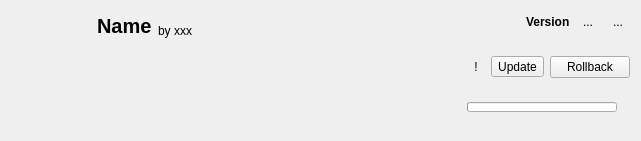
<?xml version="1.0" encoding="UTF-8"?>
<ui version="4.0">
 <class>LocalModItemWidget</class>
 <widget class="QWidget" name="LocalModItemWidget">
  <property name="geometry">
   <rect>
    <x>0</x>
    <y>0</y>
    <width>641</width>
    <height>141</height>
   </rect>
  </property>
  <property name="windowTitle">
   <string>Form</string>
  </property>
  <layout class="QGridLayout" name="gridLayout">
   <item row="0" column="1" rowspan="2">
    <layout class="QHBoxLayout" name="horizontalLayout_3">
     <item>
      <widget class="QLabel" name="modName">
       <property name="sizePolicy">
        <sizepolicy hsizetype="Minimum" vsizetype="Minimum">
         <horstretch>0</horstretch>
         <verstretch>0</verstretch>
        </sizepolicy>
       </property>
       <property name="font">
        <font>
         <pointsize>15</pointsize>
         <weight>75</weight>
         <bold>true</bold>
        </font>
       </property>
       <property name="text">
        <string>Name</string>
       </property>
       <property name="alignment">
        <set>Qt::AlignBottom|Qt::AlignLeading|Qt::AlignLeft</set>
       </property>
      </widget>
     </item>
     <item>
      <widget class="QLabel" name="modAuthors">
       <property name="sizePolicy">
        <sizepolicy hsizetype="Expanding" vsizetype="Preferred">
         <horstretch>0</horstretch>
         <verstretch>0</verstretch>
        </sizepolicy>
       </property>
       <property name="font">
        <font>
         <pointsize>9</pointsize>
        </font>
       </property>
       <property name="text">
        <string>by xxx</string>
       </property>
       <property name="alignment">
        <set>Qt::AlignBottom|Qt::AlignLeading|Qt::AlignLeft</set>
       </property>
      </widget>
     </item>
    </layout>
   </item>
   <item row="1" column="4" rowspan="2">
    <layout class="QVBoxLayout" name="verticalLayout">
     <item>
      <layout class="QHBoxLayout" name="horizontalLayout">
       <item>
        <widget class="QToolButton" name="warningButton">
         <property name="text">
          <string>!</string>
         </property>
         <property name="icon">
          <iconset theme="emblem-warning"/>
         </property>
         <property name="autoRaise">
          <bool>true</bool>
         </property>
        </widget>
       </item>
       <item>
        <widget class="QToolButton" name="updateButton">
         <property name="enabled">
          <bool>true</bool>
         </property>
         <property name="text">
          <string>Update</string>
         </property>
         <property name="icon">
          <iconset theme="update-none">
           <normaloff>.</normaloff>.</iconset>
         </property>
         <property name="toolButtonStyle">
          <enum>Qt::ToolButtonTextBesideIcon</enum>
         </property>
        </widget>
       </item>
       <item>
        <widget class="QPushButton" name="rollbackButton">
         <property name="text">
          <string>Rollback</string>
         </property>
         <property name="icon">
          <iconset theme="backup">
           <normaloff>.</normaloff>.</iconset>
         </property>
        </widget>
       </item>
      </layout>
     </item>
     <item>
      <widget class="QProgressBar" name="updateProgress">
       <property name="enabled">
        <bool>true</bool>
       </property>
       <property name="sizePolicy">
        <sizepolicy hsizetype="Preferred" vsizetype="Fixed">
         <horstretch>0</horstretch>
         <verstretch>0</verstretch>
        </sizepolicy>
       </property>
       <property name="minimumSize">
        <size>
         <width>150</width>
         <height>0</height>
        </size>
       </property>
       <property name="maximumSize">
        <size>
         <width>150</width>
         <height>10</height>
        </size>
       </property>
       <property name="value">
        <number>0</number>
       </property>
       <property name="textVisible">
        <bool>false</bool>
       </property>
       <property name="invertedAppearance">
        <bool>false</bool>
       </property>
       <property name="textDirection">
        <enum>QProgressBar::TopToBottom</enum>
       </property>
      </widget>
     </item>
    </layout>
   </item>
   <item row="0" column="0" rowspan="3">
    <widget class="QLabel" name="modIcon">
     <property name="sizePolicy">
      <sizepolicy hsizetype="Fixed" vsizetype="Fixed">
       <horstretch>0</horstretch>
       <verstretch>0</verstretch>
      </sizepolicy>
     </property>
     <property name="minimumSize">
      <size>
       <width>80</width>
       <height>80</height>
      </size>
     </property>
     <property name="maximumSize">
      <size>
       <width>80</width>
       <height>80</height>
      </size>
     </property>
     <property name="text">
      <string/>
     </property>
    </widget>
   </item>
   <item row="0" column="2" colspan="3">
    <layout class="QHBoxLayout" name="horizontalLayout_2">
     <item>
      <spacer name="horizontalSpacer">
       <property name="orientation">
        <enum>Qt::Horizontal</enum>
       </property>
       <property name="sizeType">
        <enum>QSizePolicy::Expanding</enum>
       </property>
       <property name="sizeHint" stdset="0">
        <size>
         <width>40</width>
         <height>20</height>
        </size>
       </property>
      </spacer>
     </item>
     <item>
      <widget class="QLabel" name="modVersion">
       <property name="sizePolicy">
        <sizepolicy hsizetype="Preferred" vsizetype="Preferred">
         <horstretch>0</horstretch>
         <verstretch>0</verstretch>
        </sizepolicy>
       </property>
       <property name="font">
        <font>
         <pointsize>9</pointsize>
         <weight>75</weight>
         <bold>true</bold>
        </font>
       </property>
       <property name="text">
        <string>Version</string>
       </property>
       <property name="alignment">
        <set>Qt::AlignLeading|Qt::AlignLeft|Qt::AlignVCenter</set>
       </property>
      </widget>
     </item>
     <item>
      <widget class="QToolButton" name="curseforgeButton">
       <property name="sizePolicy">
        <sizepolicy hsizetype="Fixed" vsizetype="Fixed">
         <horstretch>0</horstretch>
         <verstretch>0</verstretch>
        </sizepolicy>
       </property>
       <property name="text">
        <string>...</string>
       </property>
       <property name="icon">
        <iconset resource="../images/image.qrc">
         <normaloff>:/image/curseforge.svg</normaloff>:/image/curseforge.svg</iconset>
       </property>
       <property name="autoRaise">
        <bool>true</bool>
       </property>
      </widget>
     </item>
     <item>
      <widget class="QToolButton" name="modrinthButton">
       <property name="sizePolicy">
        <sizepolicy hsizetype="Fixed" vsizetype="Fixed">
         <horstretch>0</horstretch>
         <verstretch>0</verstretch>
        </sizepolicy>
       </property>
       <property name="text">
        <string>...</string>
       </property>
       <property name="icon">
        <iconset resource="../images/image.qrc">
         <normaloff>:/image/modrinth.svg</normaloff>:/image/modrinth.svg</iconset>
       </property>
       <property name="autoRaise">
        <bool>true</bool>
       </property>
      </widget>
     </item>
    </layout>
   </item>
   <item row="1" column="3">
    <spacer name="horizontalSpacer_2">
     <property name="orientation">
      <enum>Qt::Horizontal</enum>
     </property>
     <property name="sizeHint" stdset="0">
      <size>
       <width>40</width>
       <height>0</height>
      </size>
     </property>
    </spacer>
   </item>
   <item row="2" column="1" colspan="3">
    <widget class="QTextBrowser" name="modDescription">
     <property name="sizePolicy">
      <sizepolicy hsizetype="Expanding" vsizetype="Expanding">
       <horstretch>0</horstretch>
       <verstretch>0</verstretch>
      </sizepolicy>
     </property>
     <property name="styleSheet">
      <string notr="true">background-color: transparent;</string>
     </property>
     <property name="frameShape">
      <enum>QFrame::NoFrame</enum>
     </property>
     <property name="verticalScrollBarPolicy">
      <enum>Qt::ScrollBarAlwaysOff</enum>
     </property>
     <property name="textInteractionFlags">
      <set>Qt::NoTextInteraction</set>
     </property>
    </widget>
   </item>
  </layout>
 </widget>
 <resources>
  <include location="../images/image.qrc"/>
 </resources>
 <connections/>
</ui>
